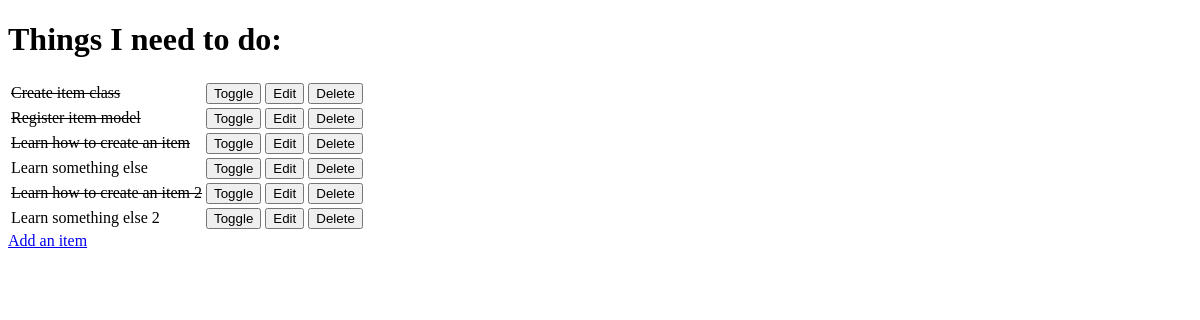
/, run on an earlier commit of the app's database.
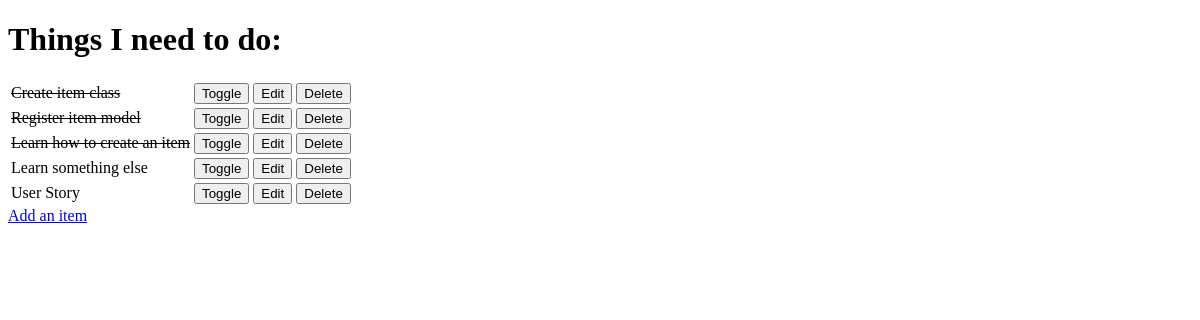
And on a later commit of the database.
### todo/models.py (models this page shows, shortened)
class Item(models.Model):
    name = models.CharField(max_length=50, null=False, blank=False)
    done = models.BooleanField(null=False, blank=False, default=False)

### todo/views.py (the view)
# urls.py: path("", views.get_todo_list, name="get_todo_list"),
def get_todo_list(request):
    items = Item.objects.all()
    context = {
        "items": items
    }
    return render(request, "todo/todo_list.html", context)

### todo/templates/todo/todo_list.html (shortened to what this page needs)
<!DOCTYPE html>
<html lang="en">
<head>
</head>
<body>
    <h1>Things I need to do:</h1>
    <table>
        {% for item in items %}
            <tr>
            {% if item.done %}
                <td><Strike>{{ item.name }}</Strike></td>
            {% else %}
                <td>{{ item.name }}</td>
            {% endif %}
                <td><a href="/toggle/{{ item.id }}"><button>Toggle</button></a></td>
                <td><a href="/edit/{{ item.id }}"><button>Edit</button></a></td>
                <td><a href="/delete/{{ item.id }}"><button>Delete</button></a></td>
            </tr>
            {% empty %}
                <tr>
                    <td>No items in to do list</td>
                </tr>
        {% endfor %}
    </table>
    <a href="/add">Add an item</a>
</body>
</html>

What changed in the data, as far as the page shows it:
removed Item: name "Learn how to create an item 2"
removed Item: name "Learn something else 2"
added Item: name "User Story"
